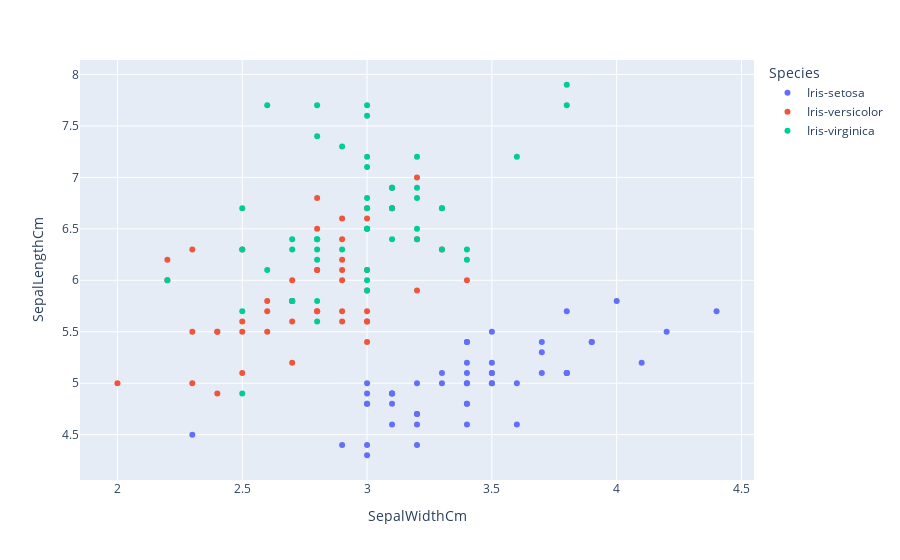

The cell this chart's notebook holds for it:
### Markdown cell above
Now let’s plot the data using a scatter plot which will plot the iris species according to the sepal length and sepal width:

### Code cell
import plotly.express as px
fig = px.scatter(iris, x="SepalWidthCm", y="SepalLengthCm", color="Species")
fig.show()

### Figure 1 — Plotly figure (JSON) as saved in the notebook; plotly's stock layout.template omitted (floating-point values rounded to 4 significant figures)
{"data": [{"hovertemplate": "Species=Iris-setosa<br>SepalWidthCm=%{x}<br>SepalLengthCm=%{y}<extra></extra>", "legendgroup": "Iris-setosa", "marker": {"color": "#636efa", "symbol": "circle"}, "mode": "markers", "name": "Iris-setosa", "orientation": "v", "showlegend": true, "type": "scatter", "x": [3.5, 3, 3.2, 3.1, 3.6, 3.9, 3.4, 3.4, 2.9, 3.1, 3.7, 3.4, 3, 3, 4, 4.4, 3.9, 3.5, 3.8, 3.8, 3.4, 3.7, 3.6, 3.3, 3.4, 3, 3.4, 3.5, 3.4, 3.2, 3.1, 3.4, 4.1, 4.2, 3.1, 3.2, 3.5, 3.1, 3, 3.4, 3.5, 2.3, 3.2, 3.5, 3.8, 3, 3.8, 3.2, 3.7, 3.3], "xaxis": "x", "y": [5.1, 4.9, 4.7, 4.6, 5, 5.4, 4.6, 5, 4.4, 4.9, 5.4, 4.8, 4.8, 4.3, 5.8, 5.7, 5.4, 5.1, 5.7, 5.1, 5.4, 5.1, 4.6, 5.1, 4.8, 5, 5, 5.2, 5.2, 4.7, 4.8, 5.4, 5.2, 5.5, 4.9, 5, 5.5, 4.9, 4.4, 5.1, 5, 4.5, 4.4, 5, 5.1, 4.8, 5.1, 4.6, 5.3, 5], "yaxis": "y"}, {"hovertemplate": "Species=Iris-versicolor<br>SepalWidthCm=%{x}<br>SepalLengthCm=%{y}<extra></extra>", "legendgroup": "Iris-versicolor", "marker": {"color": "#EF553B", "symbol": "circle"}, "mode": "markers", "name": "Iris-versicolor", "orientation": "v", "showlegend": true, "type": "scatter", "x": [3.2, 3.2, 3.1, 2.3, 2.8, 2.8, 3.3, 2.4, 2.9, 2.7, 2, 3, 2.2, 2.9, 2.9, 3.1, 3, 2.7, 2.2, 2.5, 3.2, 2.8, 2.5, 2.8, 2.9, 3, 2.8, 3, 2.9, 2.6, 2.4, 2.4, 2.7, 2.7, 3, 3.4, 3.1, 2.3, 3, 2.5, 2.6, 3, 2.6, 2.3, 2.7, 3, 2.9, 2.9, 2.5, 2.8], "xaxis": "x", "y": [7, 6.4, 6.9, 5.5, 6.5, 5.7, 6.3, 4.9, 6.6, 5.2, 5, 5.9, 6, 6.1, 5.6, 6.7, 5.6, 5.8, 6.2, 5.6, 5.9, 6.1, 6.3, 6.1, 6.4, 6.6, 6.8, 6.7, 6, 5.7, 5.5, 5.5, 5.8, 6, 5.4, 6, 6.7, 6.3, 5.6, 5.5, 5.5, 6.1, 5.8, 5, 5.6, 5.7, 5.7, 6.2, 5.1, 5.7], "yaxis": "y"}, {"hovertemplate": "Species=Iris-virginica<br>SepalWidthCm=%{x}<br>SepalLengthCm=%{y}<extra></extra>", "legendgroup": "Iris-virginica", "marker": {"color": "#00cc96", "symbol": "circle"}, "mode": "markers", "name": "Iris-virginica", "orientation": "v", "showlegend": true, "type": "scatter", "x": [3.3, 2.7, 3, 2.9, 3, 3, 2.5, 2.9, 2.5, 3.6, 3.2, 2.7, 3, 2.5, 2.8, 3.2, 3, 3.8, 2.6, 2.2, 3.2, 2.8, 2.8, 2.7, 3.3, 3.2, 2.8, 3, 2.8, 3, 2.8, 3.8, 2.8, 2.8, 2.6, 3, 3.4, 3.1, 3, 3.1, 3.1, 3.1, 2.7, 3.2, 3.3, 3, 2.5, 3, 3.4, 3], "xaxis": "x", "y": [6.3, 5.8, 7.1, 6.3, 6.5, 7.6, 4.9, 7.3, 6.7, 7.2, 6.5, 6.4, 6.8, 5.7, 5.8, 6.4, 6.5, 7.7, 7.7, 6, 6.9, 5.6, 7.7, 6.3, 6.7, 7.2, 6.2, 6.1, 6.4, 7.2, 7.4, 7.9, 6.4, 6.3, 6.1, 7.7, 6.3, 6.4, 6, 6.9, 6.7, 6.9, 5.8, 6.8, 6.7, 6.7, 6.3, 6.5, 6.2, 5.9], "yaxis": "y"}], "layout": {"legend": {"title": {"text": "Species"}, "tracegroupgap": 0}, "margin": {"t": 60}, "xaxis": {"anchor": "y", "domain": [0, 1], "title": {"text": "SepalWidthCm"}}, "yaxis": {"anchor": "x", "domain": [0, 1], "title": {"text": "SepalLengthCm"}}}}
